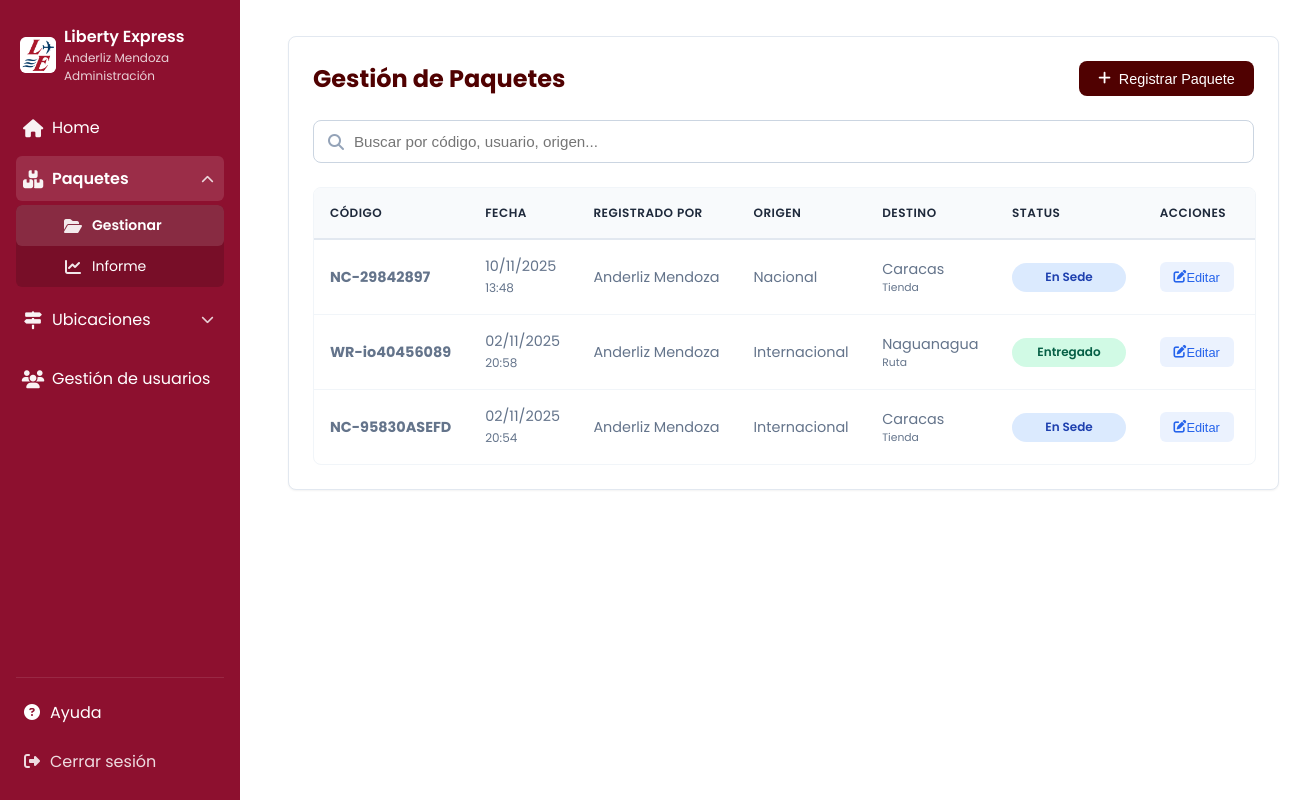
The app's page /paquetes/gestion.php (signed in), older data.
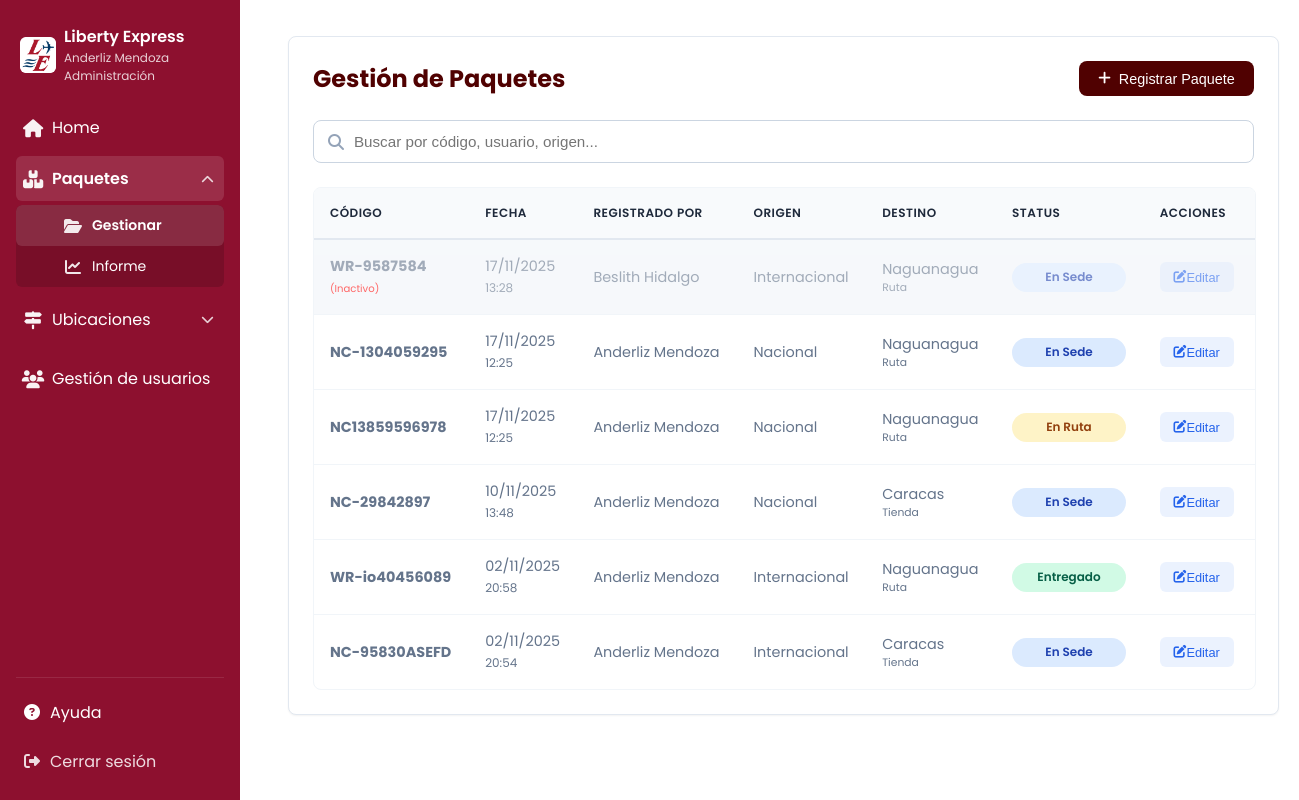
The same page, newer data.
### tables this page shows
CREATE TABLE `paquete` (
  `Codigo` varchar(50) NOT NULL,
  `Origen_id` int(11) NOT NULL,
  `Fecha_Registro` timestamp NULL DEFAULT current_timestamp(),
  `Tipo_Destino_ID` varchar(50) NOT NULL,
  `Destino_id` int(11) NOT NULL,
  `Usuario_id` int(11) NOT NULL,
  `Status` varchar(20) DEFAULT 'Registrado',
  `Estado` int(1) NOT NULL DEFAULT 1
);

CREATE TABLE `usuario` (
  `id` int(11) NOT NULL,
  `nombre` varchar(30) NOT NULL,
  `apellido` varchar(30) NOT NULL,
  `turno` int(11) NOT NULL,
  `correo` varchar(255) NOT NULL,
  `contraseña` varchar(100) NOT NULL,
  `estado` int(11) NOT NULL,
  `rol_id` int(11) NOT NULL,
  `requiere_cambio` int(1) NOT NULL DEFAULT 1,
  `token_password` varchar(100) DEFAULT NULL,
  `token_expiracion` datetime DEFAULT NULL
);

CREATE TABLE `origen` (
  `Origen_id` int(11) NOT NULL,
  `Nombre` varchar(100) NOT NULL
);

CREATE TABLE `destino` (
  `Destino_id` int(11) NOT NULL,
  `Nombre` varchar(100) NOT NULL,
  `Modalidad` varchar(50) DEFAULT NULL,
  `Estado` varchar(50) DEFAULT NULL
);

### paquetes/gestion.php (the view, shortened to what this page needs)
<?php
include($_SERVER['DOCUMENT_ROOT'] . '/liberty/app/db/connect.php');
$buscar = $_GET['buscar'] ?? '';
$es_ajax = isset($_GET['ajax_mode']);
$sql = "
    SELECT
        p.Codigo,
        p.Fecha_Registro,
        p.Status,
        p.Estado,
        p.Tipo_Destino_ID,
        p.Origen_id,
        p.Destino_id,
        o.Nombre AS OrigenNombre,
        d.Nombre AS DestinoNombre,
        d.Modalidad AS DestinoModalidad,
        u.nombre AS UserNombre,
        u.apellido AS UserApellido
    FROM
        Paquete p
    JOIN
        Origen o ON p.Origen_id = o.Origen_id
    JOIN
        Destino d ON p.Destino_id = d.Destino_id
    JOIN
        usuario u ON p.Usuario_id = u.id
";
$params = [];
$sql .= " ORDER BY p.Fecha_Registro DESC";
try {
    $stmt = $conn->prepare($sql);
    $stmt->execute($params);
    $paquetes = $stmt->fetchAll(PDO::FETCH_OBJ);
} catch (PDOException $e) {
    if ($es_ajax) die("Error");
    die("Error al consultar datos: " . $e->getMessage());
}
?>
<!DOCTYPE html>
<html lang="es">
<head>
    <link rel="stylesheet" href="/liberty/app/assets/css/tables.css">
    <link rel="stylesheet" href="/liberty/app/assets/css/forms.css">
    <link rel="stylesheet" href="/liberty/app/assets/css/modal.css">
    <link rel="stylesheet" href="https://cdnjs.cloudflare.com/ajax/libs/font-awesome/6.4.0/css/all.min.css">
</head>
<body>
    <div class="app-wrap">
        <?php include($_SERVER['DOCUMENT_ROOT'] . '/liberty/app/includes/menu.php'); ?>
        <main class="main-content">
            <div class="table-container">
                <div class="table-header">
                    <h1>Gestión de Paquetes</h1>
                    <button id="btn-open-crear" class="btn-primary">
                        <i class="fas fa-plus"></i> Registrar Paquete
                    </button>
                </div>
                <div style="margin-bottom: 1.5rem; position: relative;">
                    <i class="fas fa-search" style="position: absolute; left: 15px; top: 50%; transform: translateY(-50%); color: #94a3b8;"></i>
                    <input type="text" id="input-busqueda-realtime" class="form-control"
                           style="padding-left: 40px;"
                           placeholder="Buscar por código, usuario, origen..."
                           value="<?php echo htmlspecialchars($buscar); ?>" autocomplete="off">
                </div>
                <div class="table-responsive">
                    <table class="data-table">
                        <thead>
                            <tr>
                                <th>Código</th>
                                <th>Fecha</th>
                                <th>Registrado Por</th> <th>Origen</th>
                                <th>Destino</th>
                                <th>Status</th>
                                <th>Acciones</th>
                            </tr>
                        </thead>
                        <tbody id="tabla-resultados">
                            <?php if (empty($paquetes)): ?>
                                <tr><td colspan="7" style="text-align:center; padding: 20px;">No hay paquetes registrados.</td></tr>
                            <?php else: ?>
                                <?php foreach ($paquetes as $paquete): ?>
                                    <?php
                                        $filaStyle = ($paquete->Estado == 0) ? 'opacity: 0.6; background-color: #f1f5f9;' : '';
                                        $status_limpio = strtolower(str_replace([' ', 'ó'], ['', 'o'], $paquete->Status));
                                    ?>
                                    <tr class="filterable-row" style="<?php echo $filaStyle; ?>">
                                        <td>
                                            <strong><?php echo htmlspecialchars($paquete->Codigo); ?></strong>
                                            <?php if($paquete->Estado == 0): ?>
                                                <br><span style="font-size:0.7em; color:red;">(Inactivo)</span>
                                            <?php endif; ?>
                                        </td>
                                        <td>
                                            <?php echo date('d/m/Y', strtotime($paquete->Fecha_Registro)); ?><br>
                                            <small><?php echo date('H:i', strtotime($paquete->Fecha_Registro)); ?></small>
                                        </td>
                                        <td><?php echo htmlspecialchars($paquete->UserNombre . ' ' . $paquete->UserApellido); ?></td>
                                        <td><?php echo htmlspecialchars($paquete->OrigenNombre); ?></td>
                                        <td>
                                            <?php echo htmlspecialchars($paquete->DestinoNombre); ?>
                                            <div style="font-size: 0.75em; color: #64748b;">
                                                <?php echo htmlspecialchars($paquete->DestinoModalidad); ?>
                                            </div>
                                        </td>
                                        <td>
                                            <span class="status-badge status-<?php echo $status_limpio; ?>">
                                                <?php echo htmlspecialchars($paquete->Status); ?>
                                            </span>
                                        </td>
                                        <td>
                                            <button class="btn-action edit btn-open-editar"
                                                data-codigo="<?php echo htmlspecialchars($paquete->Codigo); ?>"
                                                data-origen="<?php echo $paquete->Origen_id; ?>"
                                                data-tipo="<?php echo htmlspecialchars($paquete->Tipo_Destino_ID); ?>"
                                                data-destino="<?php echo $paquete->Destino_id; ?>"
                                                data-status="<?php echo htmlspecialchars($paquete->Status); ?>"
                                                data-estado="<?php echo $paquete->Estado; ?>"
                                                title="Editar Paquete Completo">
                                                <i class="fas fa-edit"></i> Editar
                                            </button>
                                        </td>
                                    </tr>
                                <?php endforeach; ?>
                            <?php endif; ?>
                        </tbody>
                    </table>
                </div>
            </div>
        </main>
    </div>
</body>
</html>

### app/includes/menu.php (shortened to what this page needs)
<?php
$current = basename($_SERVER['PHP_SELF'] ?? '');
function is_active($file, $current){
    return $file === $current ? 'active-link' : '';
}
function is_active_parent($files = [], $current){
    foreach ($files as $file) {
        if ($file === $current) return 'active-link';
    }
    return '';
}
$paquetes_pages = [
    'gestion.php',
    'informe.php'
];
$ubicaciones_pages = [
    'gestion_origenes.php',
    'gestion_destinos.php'
];
?>
<link rel="stylesheet" href="/liberty/app/assets/css/sidebar.css">
<link rel="stylesheet" href="https://cdnjs.cloudflare.com/ajax/libs/font-awesome/6.4.0/css/all.min.css">
<button class="toggle-btn" aria-label="Toggle menu" aria-expanded="false">☰</button>
<nav class="sidebar" aria-label="Sidebar navigation">
    <a href="/perfil.php" class="brand brand-link <?php echo is_active('perfil.php', $current); ?>">
        <img src="/liberty/app/assets/img/logo-le.png" alt="Liberty Express - Logo" class="logo">
        <div>
            <div style="font-weight:600">Liberty Express</div>
            <div style="font-size:12px;opacity:0.8"><?php echo $_SESSION['user_nombre'] . ' ' . $_SESSION['user_apellido']; ?></div>
            <div style="font-size:12px;opacity:0.8">Administración</div>
        </div>
    </a>
    <div class="nav">
        <a href="/liberty/" class="<?php echo is_active('index.php', $current); ?>">
            <span class="icon"><i class="fas fa-home"></i></span>
            <span>Home</span>
        </a>
        <div class="nav-item">
            <a href="/liberty/#" class="nav-toggle <?php echo is_active_parent($paquetes_pages, $current); ?>">
                <span class="icon"><i class="fas fa-boxes-stacked"></i></span>
                <span>Paquetes</span>
                <span class="arrow"><i class="fas fa-chevron-down"></i></span>
            </a>
            <div class="sub-nav">
                <a href="/liberty/paquetes/gestion.php" class="<?php echo is_active('gestion.php', $current); ?>">
                    <span class="icon"><i class="fas fa-folder-open"></i></span>
                    <span>Gestionar</span>
                </a>
                <a href="/liberty/paquetes/informe.php" class="<?php echo is_active('informe.php', $current); ?>">
                    <span class="icon"><i class="fas fa-chart-line"></i></span>
                    <span>Informe</span>
                </a>
            </div>
        </div>
        <div class="nav-item">
            <a href="/liberty/#" class="nav-toggle <?php echo is_active_parent($ubicaciones_pages, $current); ?>">
                <span class="icon"><i class="fas fa-map-signs"></i></span>
                <span>Ubicaciones</span>
                <span class="arrow"><i class="fas fa-chevron-down"></i></span>
            </a>
        </div>
        <a href="/liberty/usuario.php" class="<?php echo is_active('usuario.php', $current); ?>">
            <span class="icon"><i class="fas fa-users"></i></span>
            <span>Gestión de usuarios</span>
        </a>
    </div>
    <div class="spacer"></div>
    <div class="nav-footer">
        <a href="/liberty/ayuda.php" class="<?php echo is_active('ayuda.php', $current); ?>">
            <span class="icon"><i class="fas fa-question-circle"></i></span>
            <span>Ayuda</span>
        </a>
        <a href="/liberty/cerrar.php" class="logout-link">
            <span class="icon"><i class="fas fa-sign-out-alt"></i></span>
            <span>Cerrar sesión</span>
        </a>
    </div>
</nav>

### app/assets/css/tables.css (style rules this page uses)
:root { --primary: #500101; --primary-light: #7a1e1e; --primary-soft: rgba(80, 1, 1, 0.1); --text-dark: #1e293b; --text-gray: #64748b; --bg-body: #f1f5f9; --white: #ffffff; --radius: 12px; --shadow-sm: 0 1px 2px 0 rgba(0, 0, 0, 0.05); }
.table-container { max-width: 100%; margin: 1rem 0; padding: 1.5rem; background: var(--white); border-radius: var(--radius); box-shadow: var(--shadow-sm); border: 1px solid #e2e8f0; }
.table-header { display: flex; justify-content: space-between; align-items: center; margin-bottom: 1.5rem; flex-wrap: wrap; gap: 1rem; }
.table-header h1 { color: var(--primary); font-size: 1.5rem; margin: 0; font-weight: 700; }
.btn-primary { background: var(--primary); color: var(--white); border: none; padding: 0.6rem 1.2rem; font-size: 0.9rem; font-weight: 500; border-radius: 8px; cursor: pointer; text-decoration: none; display: inline-flex; align-items: center; gap: 0.5rem; transition: all 0.2s; }
.table-responsive { width: 100%; overflow-x: auto; border-radius: 8px; border: 1px solid #f1f5f9; }
.data-table { width: 100%; border-collapse: collapse; font-size: 0.9rem; white-space: nowrap; }
.data-table thead th { background-color: #f8fafc; color: var(--text-dark); font-weight: 600; text-align: left; padding: 1rem; border-bottom: 2px solid #e2e8f0; text-transform: uppercase; font-size: 0.75rem; letter-spacing: 0.5px; }
.data-table tbody td { padding: 1rem; color: var(--text-gray); border-bottom: 1px solid #f1f5f9; vertical-align: middle; }
.data-table tbody tr:last-child td { border-bottom: none; }
.btn-action { display: inline-flex; align-items: center; justify-content: center; padding: 0.4rem 0.8rem; border-radius: 6px; font-size: 0.8rem; font-weight: 500; text-decoration: none; transition: all 0.2s; margin-right: 0.25rem; border: 1px solid transparent; }
.btn-action.edit { background-color: rgba(59, 130, 246, 0.1); color: #2563eb; }
.status-badge { padding: 0.35rem 0.75rem; border-radius: 50px; font-size: 0.75rem; font-weight: 600; display: inline-block; text-align: center; min-width: 90px; }
.status-ensede { background-color: #dbeafe; color: #1e40af; }
.status-enruta { background-color: #fef3c7; color: #92400e; }
.status-entregado { background-color: #d1fae5; color: #065f46; }

### app/assets/css/forms.css (style rules this page uses)
:root { --primary: #500101; --text-dark: #1e293b; --text-gray: #64748b; --border: #cbd5e1; --radius: 8px; }
.form-control { width: 100%; padding: 0.75rem 1rem; font-size: 0.95rem; color: var(--text-dark); background-color: #fff; border: 1px solid var(--border); border-radius: var(--radius); transition: all 0.2s ease-in-out; box-sizing: border-box; }

Row changes from the older to the newer data that the page shows:
added paquete: Codigo "WR-9587584", Estado "(Inactivo)", Fecha_Registro "17/11/2025", Fecha_Registro "13:28", Usuario.apellido "Beslith Hidalgo", Origen.Nombre "Internacional", Destino.Nombre "Naguanagua", Destino.Modalidad "Ruta", Status "En Sede"
added paquete: Codigo "NC-1304059295", Fecha_Registro "17/11/2025", Fecha_Registro "12:25", Usuario.apellido "Anderliz Mendoza", Origen.Nombre "Nacional", Destino.Nombre "Naguanagua", Destino.Modalidad "Ruta", Status "En Sede"
added paquete: Codigo "NC13859596978", Fecha_Registro "17/11/2025", Fecha_Registro "12:25", Usuario.apellido "Anderliz Mendoza", Origen.Nombre "Nacional", Destino.Nombre "Naguanagua", Destino.Modalidad "Ruta", Status "En Ruta"
